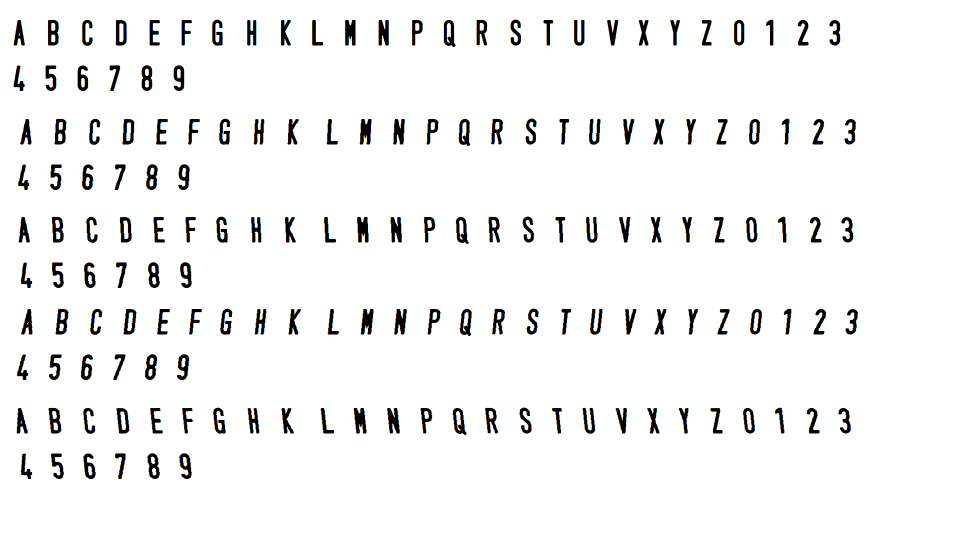
#> input picture train.png, 1922 x 1074 px (shown at 1/2 size)
$ python Train.py   (older library calls are emulated)
#> lines starting #> are read from the running program, lines starting #| are printed output that depends on the picture; after the words box and inside, x2 and y2 are one past the last pixel; in counts of white or black regions, pixels touching at a corner belong together
import sys
import numpy as np
import cv2

MIN_CONTOUR_AREA = 40

RESIZED_IMAGE_WIDTH = 20
RESIZED_IMAGE_HEIGHT = 30

def main():
    # đọc ảnh train
    imgTrainingNumbers = cv2.imread("train.png")
#> imgTrainingNumbers is the input picture: shape (1074, 1922, 3); mean B, G, R 242.7, 242.7, 242.7
    # chuyển sang ảnh xám
    imgGray = cv2.cvtColor(imgTrainingNumbers, cv2.COLOR_BGR2GRAY)
    imgBlurred = cv2.GaussianBlur(imgGray, (5, 5), 0)  # blur

    #Thresold
    imgThresh = cv2.adaptiveThreshold(imgBlurred,  # input Img Blur
                                      255, # vượt ngưỡng trắng
                                      cv2.ADAPTIVE_THRESH_GAUSSIAN_C,
                                      cv2.THRESH_BINARY_INV,
                                      11,
                                      2)
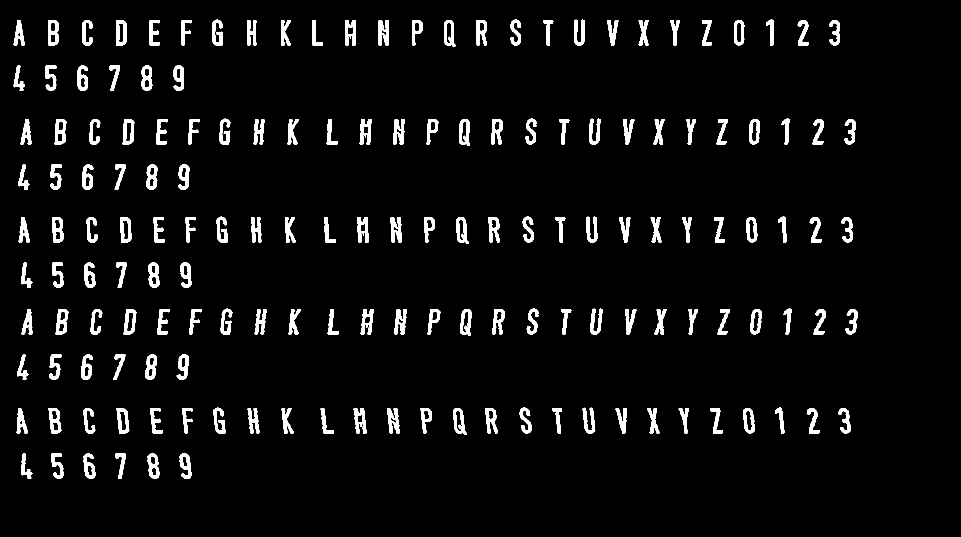
#> imgThresh: shape (1074, 1922) (shown at 1/2 size); 4.7% white; 160 white regions

    cv2.imshow("imgThresh", imgThresh)
    imgThreshCopy = imgThresh.copy()

    imgContours, npaContours, npaHierarchy = cv2.findContours(imgThreshCopy,
                                                              cv2.RETR_EXTERNAL, # lấy ra đường phía ngoài
                                                              cv2.CHAIN_APPROX_SIMPLE)
#> npaContours = 160 contours; largest, box (x1, y1, x2, y2) and area: (232, 816, 259, 867) 966, (247, 618, 273, 669) 965, (245, 238, 269, 289) 965, (240, 434, 263, 485) 964, (232, 40, 253, 91) 964; npaHierarchy = 160 rows, first 6: [1, -1, -1, -1], [2, 0, -1, -1], [3, 1, -1, -1], [4, 2, -1, -1], [5, 3, -1, -1], [6, 4, -1, -1]

    npaFlattenedImages = np.empty((0, RESIZED_IMAGE_WIDTH * RESIZED_IMAGE_HEIGHT))

    intClassifications = []

    # mã ascii
    intValidChars = [ord('0'), ord('1'), ord('2'), ord('3'), ord('4'), ord('5'), ord('6'), ord('7'), ord('8'), ord('9'),
                     ord('A'), ord('B'), ord('C'), ord('D'), ord('E'), ord('F'), ord('G'), ord('H'), ord('I'), ord('J'),
                     ord('K'), ord('L'), ord('M'), ord('N'), ord('O'), ord('P'), ord('Q'), ord('R'), ord('S'), ord('T'),
                     ord('U'), ord('V'), ord('W'), ord('X'), ord('Y'), ord('Z')]

    for npaContour in npaContours:
        # nếu đường viền > cỡ cho trước
        if cv2.contourArea(npaContour) > MIN_CONTOUR_AREA:
            [intX, intY, intW, intH] = cv2.boundingRect(npaContour)

            # vẽ HCN
            cv2.rectangle(imgTrainingNumbers,
                          (intX, intY),
                          (intX + intW, intY + intH),
                          (0, 0, 255),
                          2)

            # cắt kí tự
            imgROI = imgThresh[intY:intY + intH, intX:intX + intW]
            imgROIResized = cv2.resize(imgROI, (RESIZED_IMAGE_WIDTH,
                                                RESIZED_IMAGE_HEIGHT))

            cv2.imshow("imgROI", imgROI)
            cv2.imshow("imgROIResized", imgROIResized)

            cv2.imshow("training_numbers.png",
                       imgTrainingNumbers)

            intChar = cv2.waitKey(0)

            if intChar == 27: # esc -> exit
                sys.exit()
            elif intChar in intValidChars:

                intClassifications.append(
                    intChar)
                # Là file chứa label của tất cả các ảnh mẫu, tổng cộng có 32 x 5 = 160 mẫu.
                npaFlattenedImage = imgROIResized.reshape((1,
                                                           RESIZED_IMAGE_WIDTH * RESIZED_IMAGE_HEIGHT))  # làm phẳng ảnh

                npaFlattenedImages = np.append(npaFlattenedImages, npaFlattenedImage,
                                               0) # thêm ảnh phẳng vào danh sách
#> this loop made 2 passes; (key Q is pressed on pass 1)
#> (intX, intY, intW, intH) on passes 1 to 2: (358, 907, 25, 51), (295, 907, 25, 51)
#> pass 1, in main, `imgROI = imgThresh[intY:intY + intH, intX:intX + intW]`:
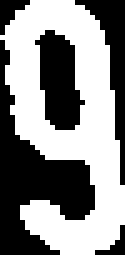
#> imgROI: shape (51, 25) (shown 5 times larger); 53.6% white; 5 black regions (1 under 20 px), largest, box (x1, y1, x2, y2) and area: (0, 8, 19, 51) 317, (7, 6, 17, 26) 130, (15, 0, 25, 37) 109, (0, 0, 6, 7) 21
#> pass 1, in main, `imgROIResized = cv2.resize(imgROI, (RESIZED_IMAGE_WIDTH, RESIZED_IMAGE..`:
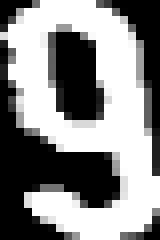
#> imgROIResized: shape (30, 20) (shown 8 times larger); min 0, max 255, mean 137.2
#> pass 2, in main, `imgROI = imgThresh[intY:intY + intH, intX:intX + intW]`:
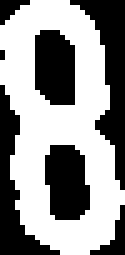
#> imgROI: shape (51, 25) (shown 5 times larger); 57% white; 7 black regions (2 under 20 px), largest, box (x1, y1, x2, y2) and area: (14, 0, 25, 38) 158, (0, 17, 12, 51) 128, (9, 29, 18, 44) 111, (7, 6, 15, 21) 107, (18, 41, 25, 51) 26
#> after the loop:
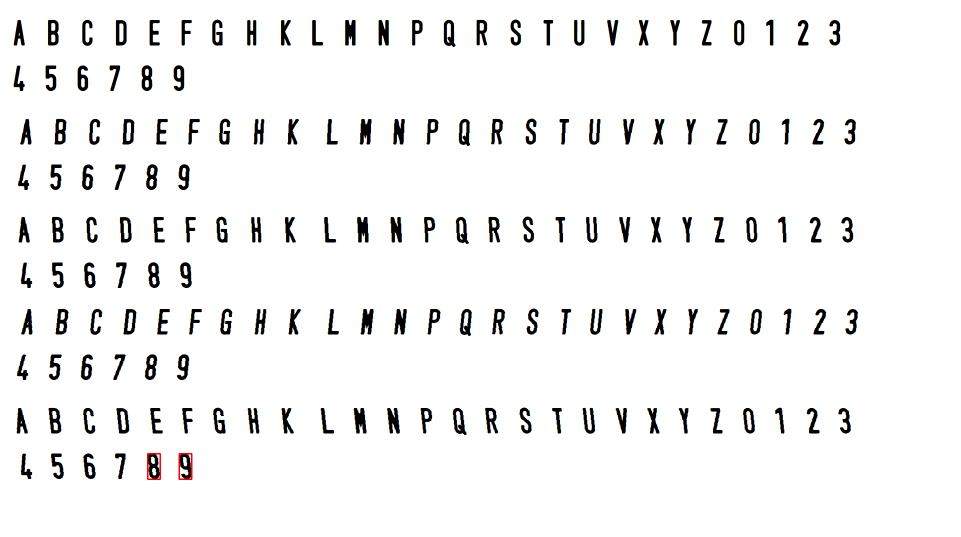
#> imgTrainingNumbers: shape (1074, 1922, 3) (shown at 1/2 size); 0.04% of pixels changed, all inside (x1, y1, x2, y2) = (294, 906, 385, 960)
#> after the loop, intClassifications = [81]

    fltClassifications = np.array(intClassifications,
                                  np.float32)
    npaClassifications = fltClassifications.reshape(
        (fltClassifications.size, 1))

    print("\n\ntraining complete !!\n")

    np.savetxt("classifications.txt", npaClassifications)  # ghi ảnh phẳng vào tệp
    np.savetxt("flattened_images.txt", npaFlattenedImages)

    cv2.destroyAllWindows()

    return

if __name__ == "__main__":
    main()
#> (the program exits here)
